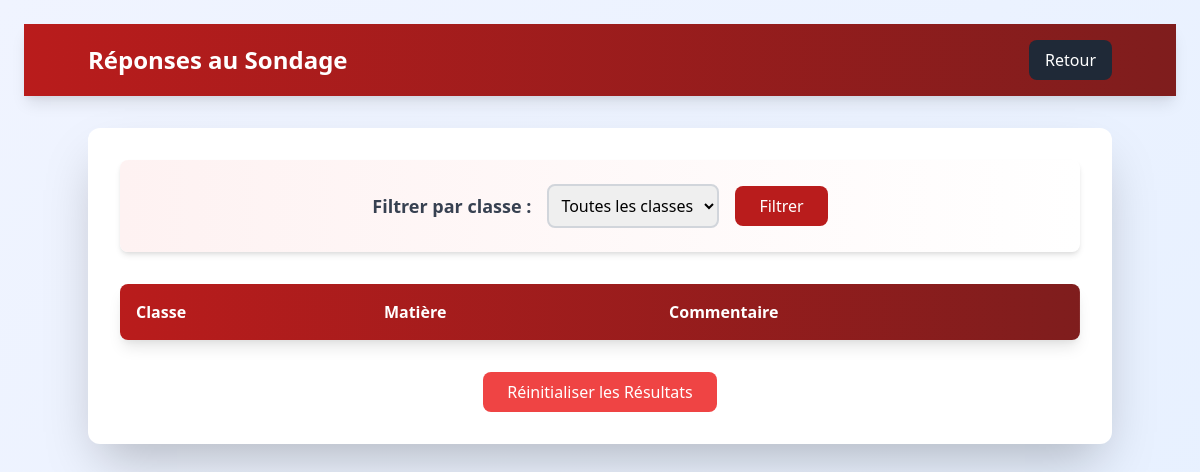
Before: /show_table with the older database file.
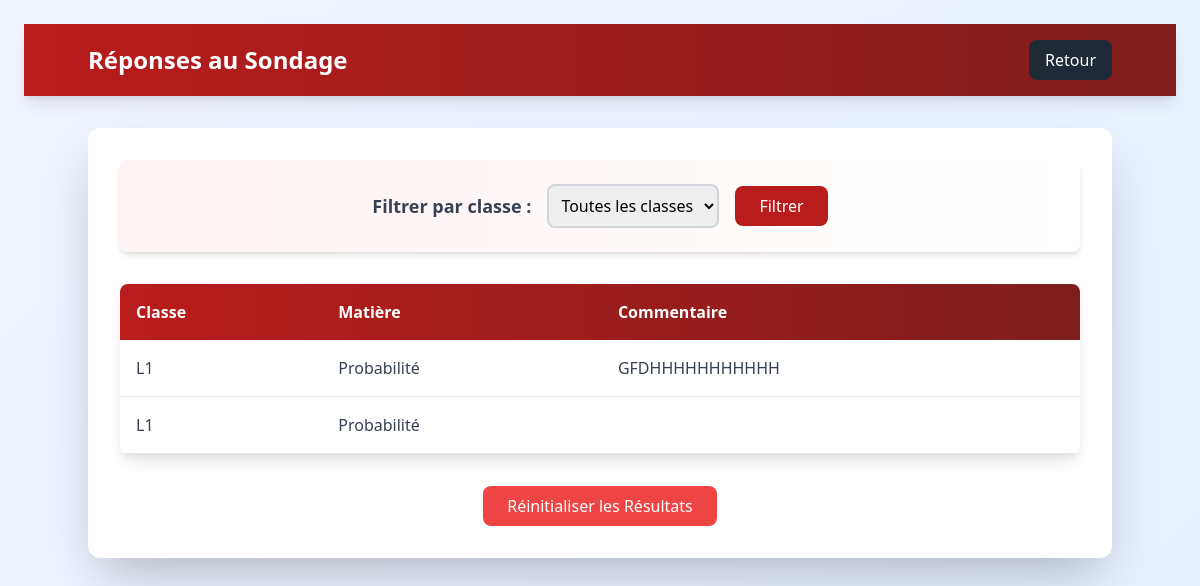
After: the same page with the newer database file.
### app.py (models this page shows)
class SurveyResponse(db.Model):
    id = db.Column(db.Integer, primary_key=True)
    filiere_name = db.Column(db.String(20), nullable=False, default='I')
    class_name = db.Column(db.String(50), nullable=False)
    subject_name = db.Column(db.String(50), nullable=False)
    involvement = db.Column(db.Integer, nullable=False)
    initial_knowledge = db.Column(db.Integer, nullable=False)
    current_knowledge = db.Column(db.Integer, nullable=False)
    professor_motivation = db.Column(db.Integer, nullable=False)
    tools_methodology = db.Column(db.Integer, nullable=False)
    examples_exercises = db.Column(db.Integer, nullable=False)
    explanations_clarity = db.Column(db.Integer, nullable=False)
    practical_skills = db.Column(db.String(3), nullable=False)
    course_organization = db.Column(db.String(3), nullable=False)
    schedule_organization = db.Column(db.Integer, nullable=False, default=0)
    infrastructure_quality = db.Column(db.Integer, nullable=False, default=0)
    overall_satisfaction = db.Column(db.Integer, nullable=False)
    feedback = db.Column(db.String(500), nullable=True)

### app.py (the view)
@app.route('/show_table', methods=['GET'])
def show_table():
    class_name = request.args.get('class_name', None)
    filiere_name = request.args.get('filiere_name', None)
    if class_name and filiere_name:
        survey_responses = SurveyResponse.query.filter_by(class_name=class_name, filiere_name=filiere_name).all()
    elif class_name:
        survey_responses = SurveyResponse.query.filter_by(class_name=class_name).all()
    elif filiere_name:
        survey_responses = SurveyResponse.query.filter_by(filiere_name=filiere_name).all()
    else:
        survey_responses = SurveyResponse.query.all()
    return render_template('show_table.html', survey_responses=survey_responses)

### templates/show_table.html (shortened to what this page needs)
<!DOCTYPE html>
<html lang="fr">
<head>
    <link rel="stylesheet" href="https://cdnjs.cloudflare.com/ajax/libs/tailwindcss/2.2.19/tailwind.min.css">
</head>
<body class="bg-gray-50 min-h-screen p-6">
    <nav class="bg-gradient-to-r from-red-700 to-red-900 p-4 text-white mb-8 shadow-lg">
        <div class="container mx-auto flex justify-between items-center">
            <h1 class="text-2xl font-bold">Réponses au Sondage</h1>
            <a href="{{ url_for('admin') }}" class="bg-gray-800 px-4 py-2 rounded-lg hover:bg-gray-700 transition transform hover:scale-105">
                Retour
            </a>
        </div>
    </nav>
    <div class="container mx-auto bg-white rounded-xl shadow-2xl p-8">
        <div class="mb-8 bg-gradient-to-r from-red-50 to-rose-50 p-6 rounded-lg shadow-md">
            <form method="GET" action="{{ url_for('show_table') }}" class="flex flex-col md:flex-row items-center justify-center space-y-4 md:space-y-0 md:space-x-4">
                <label for="class_name" class="text-lg font-semibold text-gray-700">Filtrer par classe :</label>
                <select name="class_name" id="class_name" class="p-2 border-2 border-gray-300 rounded-lg focus:border-red-500 focus:ring-2 focus:ring-red-200 transition w-full md:w-auto">
                    <option value="">Toutes les classes</option>
                </select>
                <button type="submit" class="bg-red-700 text-white px-6 py-2 rounded-lg hover:bg-red-800 transition transform hover:scale-105">
                    Filtrer
                </button>
            </form>
        </div>
        <div class="overflow-x-auto rounded-lg shadow-lg">
            <table class="w-full bg-white">
                <thead class="bg-gradient-to-r from-red-700 to-red-900 text-white">
                    <tr>
                        <th class="p-4 text-left font-bold">Classe</th>
                        <th class="p-4 text-left font-bold">Matière</th>
                        <th class="p-4 text-left font-bold">Commentaire</th>
                    </tr>
                </thead>
                <tbody>
                    {% for response in survey_responses %}
                    <tr class="table-row border-b border-gray-200 hover:bg-gray-50">
                        <td class="p-4 text-gray-700">{{ response.class_name }}</td>
                        <td class="p-4 text-gray-700">{{ response.subject_name }}</td>
                        <td class="p-4 text-gray-700">{{ response.feedback }}</td>
                    </tr>
                    {% endfor %}
                </tbody>
            </table>
        </div>
        <div class="mt-8 text-center">
            <form action="{{ url_for('reset_survey_responses') }}" method="post" onsubmit="return confirm('Êtes-vous sûr de vouloir réinitialiser tous les résultats ? Cette action est irréversible.')">
                <button type="submit" class="reset-button bg-red-500 text-white px-6 py-2 rounded-lg hover:bg-red-600 transition transform hover:scale-105">
                    Réinitialiser les Résultats
                </button>
            </form>
        </div>
    </div>
</body>
</html>

Changed rows visible on the page:
added SurveyResponse: class_name "L1", subject_name "Probabilité", feedback "GFDHHHHHHHHHHH"
added SurveyResponse: class_name "L1", subject_name "Probabilité"
